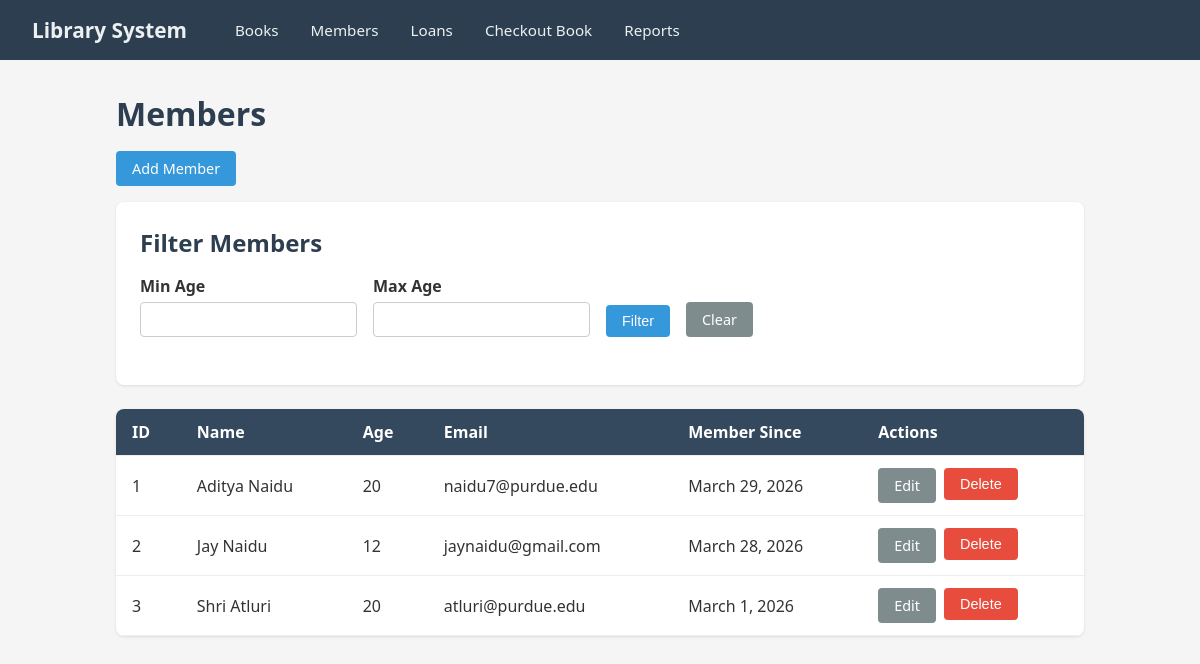
The page /members/ on the database its author committed.
### helloworld/models.py (models this page shows, shortened)
class Member(models.Model):
    name = models.CharField(max_length=200)
    age = models.IntegerField()
    email = models.EmailField(unique=True)
    membership_date = models.DateField()
    class Meta:
        indexes = [
            models.Index(fields=['age'], name='member_age_idx'),
        ]

### helloworld/views.py (the view)
# urls.py: path('members/', views.member_list, name='member_list'),
def member_list(request):
    members = Member.objects.all().order_by('name')
    min_age = request.GET.get('min_age')
    max_age = request.GET.get('max_age')
    if min_age:
        members = members.filter(age__gte=int(min_age))
    if max_age:
        members = members.filter(age__lte=int(max_age))
    return render(request, 'helloworld/member_list.html', {
        'members': members,
        'min_age': min_age or '',
        'max_age': max_age or '',
    })

### helloworld/templates/helloworld/member_list.html (shortened to what this page needs)
{% extends "helloworld/base.html" %}
{% block content %}
<h1>Members</h1>
<a href="{% url 'member_create' %}" class="btn btn-primary" style="margin-bottom:1rem;">Add Member</a>
<div class="card">
    <h2>Filter Members</h2>
    <form method="get" class="filter-form">
        <div class="form-group">
            <label for="min_age">Min Age</label>
            <input type="number" name="min_age" id="min_age" value="{{ min_age|default:'' }}">
        </div>
        <div class="form-group">
            <label for="max_age">Max Age</label>
            <input type="number" name="max_age" id="max_age" value="{{ max_age|default:'' }}">
        </div>
        <div class="form-group">
            <label>&nbsp;</label>
            <button type="submit" class="btn btn-primary">Filter</button>
        </div>
        <div class="form-group">
            <label>&nbsp;</label>
            <a href="{% url 'member_list' %}" class="btn btn-secondary">Clear</a>
        </div>
    </form>
</div>
<table>
    <thead>
        <tr><th>ID</th><th>Name</th><th>Age</th><th>Email</th><th>Member Since</th><th>Actions</th></tr>
    </thead>
    <tbody>
        {% for member in members %}
        <tr>
            <td>{{ member.id }}</td>
            <td>{{ member.name }}</td>
            <td>{{ member.age }}</td>
            <td>{{ member.email }}</td>
            <td>{{ member.membership_date }}</td>
            <td class="actions">
                <a href="{% url 'member_edit' member.id %}" class="btn btn-secondary">Edit</a>
                <form class="inline" method="post" action="{% url 'member_delete' member.id %}" onsubmit="return confirm('Delete this member?');">
                    <button type="submit" class="btn btn-danger">Delete</button>
                </form>
            </td>
        </tr>
        {% empty %}
        <tr><td colspan="6">No members found.</td></tr>
        {% endfor %}
    </tbody>
</table>
{% endblock %}

### helloworld/templates/helloworld/base.html (style rules this page uses)
* { box-sizing: border-box; margin: 0; padding: 0; }
body { font-family: 'Segoe UI', Tahoma, Geneva, Verdana, sans-serif; background: #f5f5f5; color: #333; }
h1, h2 { margin-bottom: 1rem; color: #2c3e50; }
table { width: 100%; border-collapse: collapse; background: #fff; border-radius: 8px; overflow: hidden; box-shadow: 0 1px 3px rgba(0,0,0,0.1); margin-bottom: 1.5rem; }
th, td { padding: 0.75rem 1rem; text-align: left; border-bottom: 1px solid #eee; }
th { background: #34495e; color: #fff; }
.btn { display: inline-block; padding: 0.5rem 1rem; border: none; border-radius: 4px; cursor: pointer; text-decoration: none; font-size: 0.9rem; color: #fff; }
.btn-primary { background: #3498db; }
.btn-danger { background: #e74c3c; }
.btn-secondary { background: #7f8c8d; }
form.inline { display: inline; }
.form-group { margin-bottom: 1rem; }
.form-group label { display: block; margin-bottom: 0.3rem; font-weight: 600; }
.form-group input, .form-group select { width: 100%; padding: 0.5rem; border: 1px solid #ccc; border-radius: 4px; font-size: 0.95rem; }
.card { background: #fff; padding: 1.5rem; border-radius: 8px; box-shadow: 0 1px 3px rgba(0,0,0,0.1); margin-bottom: 1.5rem; }
.actions { display: flex; gap: 0.5rem; }
.filter-form { display: flex; gap: 1rem; align-items: flex-end; flex-wrap: wrap; margin-bottom: 1.5rem; }
.filter-form .form-group { margin-bottom: 0; }

### rows shown on the page
Member: id "1", name "Aditya Naidu", age "20", email "naidu7@purdue.edu", membership_date "March 29, 2026"
Member: id "2", name "Jay Naidu", age "12", email "jaynaidu@gmail.com", membership_date "March 28, 2026"
Member: id "3", name "Shri Atluri", age "20", email "atluri@purdue.edu", membership_date "March 1, 2026"
